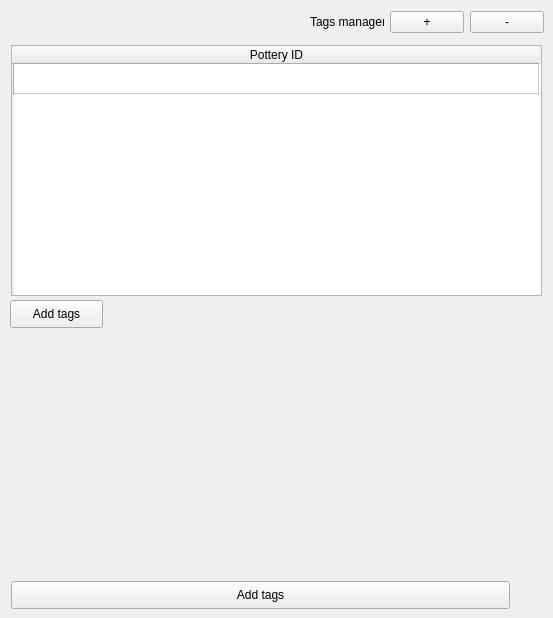
      <widget class="QWidget" name="tab_10">
       <attribute name="title">
        <string>Pottery</string>
       </attribute>
       <widget class="QTableWidget" name="tableWidgetTags_MAT_10">
        <property name="geometry">
         <rect>
          <x>11</x>
          <y>45</y>
          <width>531</width>
          <height>251</height>
         </rect>
        </property>
        <attribute name="horizontalHeaderDefaultSectionSize">
         <number>525</number>
        </attribute>
        <row>
         <property name="text">
          <string/>
         </property>
        </row>
        <column>
         <property name="text">
          <string>Pottery ID</string>
         </property>
        </column>
       </widget>
       <widget class="QPushButton" name="pushButton_assignTags_POT_9">
        <property name="geometry">
         <rect>
          <x>11</x>
          <y>581</y>
          <width>499</width>
          <height>28</height>
         </rect>
        </property>
        <property name="text">
         <string>Add tags</string>
        </property>
       </widget>
       <widget class="QPushButton" name="pushButton_assignTags_pottery">
        <property name="geometry">
         <rect>
          <x>10</x>
          <y>300</y>
          <width>93</width>
          <height>28</height>
         </rect>
        </property>
        <property name="text">
         <string>Add tags</string>
        </property>
        <property name="icon">
         <iconset resource="../../../hff_system_-master/resources/resources.qrc">
          <normaloff>:/icons/add_tag.png</normaloff>:/icons/add_tag.png</iconset>
        </property>
       </widget>
       <widget class="QWidget" name="layoutWidget">
        <property name="geometry">
         <rect>
          <x>310</x>
          <y>10</y>
          <width>234</width>
          <height>25</height>
         </rect>
        </property>
        <layout class="QGridLayout" name="gridLayout_22">
         <item row="0" column="0">
          <widget class="QLabel" name="label_28">
           <property name="text">
            <string>Tags manager</string>
           </property>
          </widget>
         </item>
         <item row="0" column="1">
          <widget class="QPushButton" name="pushButton_addRow_POT_9">
           <property name="text">
            <string>+</string>
           </property>
          </widget>
         </item>
         <item row="0" column="2">
          <widget class="QPushButton" name="pushButton_removeRow_POT_9">
           <property name="text">
            <string>-</string>
           </property>
          </widget>
         </item>
        </layout>
       </widget>
      </widget>
